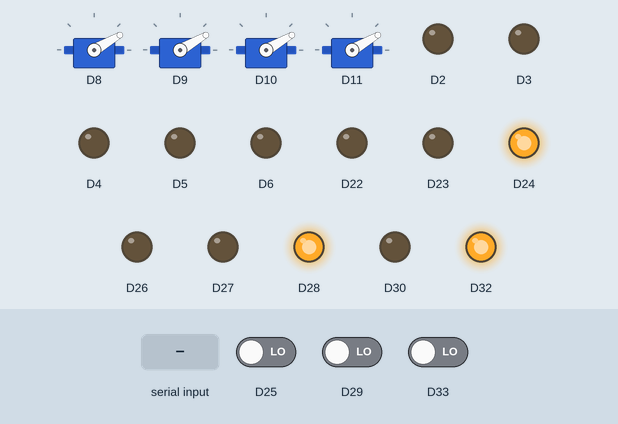
Recording of a sketch running on a simulated Arduino Zero (SAMD21). Parts: 4 × servo, output pins drawn as LEDs (lit = HIGH). The inputs (shaded band) are chosen by the test bench; at power-on: D25 LOW, D29 LOW, D33 LOW (analog values on the 0–1023 scale). What the sketch prints to the serial monitor is not drawn.

Above: at 0.8 s.
0.9 s: "1\n" received over Serial
Timing chart, 0 to 3.9 s (numbered marks = the images above; inputs shaded):
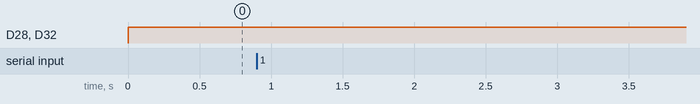

Measured:
- after the input at 0.9 s, every drawn part: stays the same

The sketch:

OrionRamieArdu_v1.ino
```cpp
#include "ArmFunctions.hpp"
//#include <Arduino.h>

OrionArm arm;
void setup()
{
  //analogReference(DEFAULT);
  analogReadResolution(12);
  arm.init();
  arm.enableArmControl();
}

void loop()
{

}
```

ArmFunctions.cpp
```cpp
#include "ArmFunctions.hpp"

//motor class

void Motor::configure(MotorNames motor_name, MotorTypes motor_type, int pwmPin, int directionPin, int feedbackPin, int nD2Pin, int nSFPin)
{
  if (motor_type == MotorTypes::SERVO) {
    servo.attach(pwmPin);
    servo.write(30);
  } else if (motor_type == MotorTypes::DC || motor_type == MotorTypes::ACTUATOR) {
    motorDriver.setPins(directionPin, pwmPin, feedbackPin, nD2Pin, nSFPin);
    motorDriver.init();
  }

  type = motor_type;
  name = motor_name;
}

int Motor::setMotor(int value)
{
  switch (type)
  {
    case MotorTypes::DC:
      if (value < -400 || value > 400) return 1; //value error
      motorDriver.setSpeed(value);
    break;
    case MotorTypes::SERVO:
      if (value < 0 || value > 180) return 1; //value error
      servo.write(value);
    break;
    case MotorTypes::ACTUATOR:
      switch (value)
      {
      case -1:
        motorDriver.setSpeed(-400);
        break;
      case 0:
        motorDriver.setSpeed(0);
        break;
      case 1:
        motorDriver.setSpeed(400);
        break;
      default:
        return 1; //value error
      }
    break;
  }
  return 0; //no error
}

int Motor::getFeedback()
{
  if (type == MotorTypes::DC || type == MotorTypes::ACTUATOR)
    if (motorDriver.getFault()) return -1; else return motorDriver.getCurrent(); //if driver error (current overflow or something), -1. Else, current.
  else
    return servo.read(); //angle
}

Motor::MotorTypes Motor::getMotorType()
{
  return type;
}

Motor::MotorNames Motor::getMotorName()
{
  return name;
}

//Arm class

void OrionArm::init()
{
  Serial.begin(115200);
  //Serial3.begin(115200);
  //armMotors[0].configure(Motor::MotorNames::ROTATION_DC, Motor::MotorTypes::DC, 2, 22, A0, 24, 25);
  //STEROWNIK #1
  armMotors[0].configure(Motor::MotorNames::BASEMID_ACT, Motor::MotorTypes::ACTUATOR, 2, 22, A0, 24, 25);
  armMotors[1].configure(Motor::MotorNames::BASEDOWN_ACT, Motor::MotorTypes::ACTUATOR, 3, 23, A1, 24, 25);
  //armMotors[2].configure(Motor::MotorNames::BASEMID_ACT, Motor::MotorTypes::ACTUATOR, 4, 26, A2, 28, 29);
  //STEROWNIK #2
  armMotors[2].configure(Motor::MotorNames::ROTATION_DC, Motor::MotorTypes::DC, 4, 26, A2, 28, 29);
  armMotors[3].configure(Motor::MotorNames::BASEUP_DC, Motor::MotorTypes::DC, 5, 27, A3, 28, 29);
  //STEROWNIK #3
  armMotors[4].configure(Motor::MotorNames::GRASPER_DC, Motor::MotorTypes::DC, 6, 30, A4, 32, 33);
  //SERWOMOTORY
  armMotors[5].configure(Motor::MotorNames::UP_SERVO, Motor::MotorTypes::SERVO, 8);
  armMotors[6].configure(Motor::MotorNames::LEFT_SERVO, Motor::MotorTypes::SERVO, 9);
  armMotors[7].configure(Motor::MotorNames::RIGHT_SERVO, Motor::MotorTypes::SERVO, 10);
  armMotors[8].configure(Motor::MotorNames::GEOMETRY_SERVO, Motor::MotorTypes::SERVO, 11);
  //Serial3.println("BOOT COMPLETE");
}


bool OrionArm::parseJSON(String json, MotorInfo info[])
{
  StaticJsonBuffer<256> jsonBuffer;
  //Serial3.print("parseJSON: ");
  //Serial3.println(json);
  JsonObject& root = jsonBuffer.parseObject(json);
  //Serial.print("Size of json: ");
  //Serial.println(root.size());
  //Serial3.print("Success? ");
  //Serial3.println(root.success());
  if (!root.success()) { return false; }
  for (int i = 0; i < NUMBER_OF_ENGINES; i++)
  {
    //Serial.print("[");
    //Serial.print(motorNamesStr[i]);
    //Serial.print("] - ");
    //Serial.println((long)root[motorNamesStr[i]]);
    info[i].motorNumber = i;
    info[i].position = root.get<int>(motorNamesStr[i]);
  }
  return true;
}

inline float OrionArm::getVoltage()
{
  float readValue = static_cast<float>(analogRead(A5));
  float vIn = readValue * (3.3/4095.0);
  return (9.47943284 * vIn) + 0.86341353;
}

void OrionArm::sendFeedback()
{
  StaticJsonBuffer<256> jsonBuffer;
  JsonObject &root = jsonBuffer.createObject();
  root["EUAF"] = armMotors[0].getFeedback();
  root["SLAF"] = armMotors[1].getFeedback();
  root["TRTF"] = armMotors[2].getFeedback();
  root["WUDF"] = armMotors[3].getFeedback();
  root["WRNF"] = armMotors[4].getFeedback();
  root["VOUT"] = getVoltage();
  root.printTo(Serial);
  Serial.print("\r\n");
}

inline String OrionArm::readJSON()
{
  //String ret;
  if (Serial.available() > 0)
  {
    //ret = Serial.readStringUntil('\n');
    //Serial3.print("readJSON: ");
    //Serial3.println(ret);
    //return ret;
    sendFeedback();
    return Serial.readStringUntil('\n');
  }
  else return "";
}

inline void OrionArm::writeJSON(String json)
{
  if (Serial) Serial.println(json);
}

void OrionArm::enableArmControl()
{
  String jsonBuf;
  MotorInfo info[9];
  while(true)
  {
    /*for (int i = 0; i < 180; i++)
      { armMotors[5].setMotor(i); delay(10); }*/
    jsonBuf = readJSON();
    if (jsonBuf == "") continue;
    if (!parseJSON(jsonBuf, info)) continue;

    for (int i = 0; i < 9; i++)
    {
      //Serial.print("Engine: ");
      //Serial.print(info[i].motorNumber);
      //Serial.print(", pos: ");
      //Serial.println(info[i].position);
      armMotors[info[i].motorNumber].setMotor(info[i].position);
    }
  }
}
```

ArmFunctions.hpp
```cpp
#ifndef __ARMFUNCTIONS_HPP__
#define __ARMFUNCTIONS_HPP__
#include <ArduinoJson.h>
#include "MotorDriver.hpp"
#include <Servo.h>
#define NUMBER_OF_ENGINES 9

class Motor {
  public:
  enum class MotorNames {
    ROTATION_DC = 0,
    BASEDOWN_ACT,
    BASEMID_ACT,
    BASEUP_DC,
    GRASPER_DC,
    UP_SERVO,
    LEFT_SERVO,
    RIGHT_SERVO,
    GEOMETRY_SERVO
  };

  enum class MotorTypes {
    DC = 0,
    SERVO,
    ACTUATOR
  };

  private:
  MotorTypes type;
  MotorNames name;
  Servo servo;
  MC33926MotorDriver motorDriver;

  public:
  //motor/driver functions
  void configure(MotorNames motor_name, MotorTypes motor_type, int pwmPin, int directionPin = -1, int feedbackPin = -1, int nD2Pin = -1, int nSFPin= -1);
  int setMotor(int value);
  int getFeedback();

  //get's
  MotorTypes getMotorType();
  MotorNames getMotorName();
};

class OrionArm {
  private:
  struct MotorInfo {
    int motorNumber;
    int position;
  };

  Motor armMotors[9];
  //const String motorNamesStr[9] = {"RotationArmMotor ZAMIENIONY", "BaseDownArmMotor", "BaseMidArmMotor ZAMIENIONY", "BaseUpArmMotor", "GrasperRotationArmMotor", "UpArmServo", "LeftArmServo", "RightArmServo", "GeometryArmServo" };
  const String motorNamesStr[9] = {"EUA", "SLA", "TRT", "WUD", "WRN", "GGGT", "GGGL", "GGGR", "GGY"};

  bool parseJSON(String json, MotorInfo info[]);
  inline String readJSON();
  inline void writeJSON(String json);
  void armEvents();
  void sendFeedback();
  inline float getVoltage();

  public:
  void init();
  void enableArmControl();
  void disableArmControl();
  void demo();
};

#endif
```

MotorDriver.cpp
```cpp
#include "MotorDriver.hpp"

MC33926MotorDriver::MC33926MotorDriver()
{
  //empty ctor
}

void MC33926MotorDriver::setPins(int _directory, int _pwm, int _feedback, int _nD2, int _nSF, bool init)
{
  directory = _directory;
  pwm = _pwm;
  feedback = _feedback;
  nD2 = _nD2;
  nSF = _nSF;
  pinsSet = true;
  if (init) this->init();
}

void MC33926MotorDriver::init()
{
  if (!pinsSet) return;
  pinMode(directory, OUTPUT);
  pinMode(pwm, OUTPUT);
  pinMode(feedback, INPUT);
  pinMode(nD2, OUTPUT);
  digitalWrite(nD2, HIGH);
  pinMode(nSF, INPUT);
}

void MC33926MotorDriver::setSpeed(int speed)
{
  if (!pinsSet) return;
  bool reverse = false;

  if (speed < 0)
  {
    speed = -speed;  // Make speed a positive quantity
    reverse = true;  // Preserve the direction
  }
  if (speed > 400)  // Max PWM dutycycle
    speed = 400;

  analogWrite(pwm, speed * 51 / 80);
  if (reverse)
    digitalWrite(directory, HIGH);
  else
    digitalWrite(directory, LOW);
}

int MC33926MotorDriver::getCurrent()
{
  if (!pinsSet) return -1;
  return analogRead(feedback) * 9;
}

bool MC33926MotorDriver::getFault()
{
  if (!pinsSet) return true;
  return !digitalRead(nSF);
}
```

MotorDriver.hpp
```cpp
#ifndef __MOTORDRIVER_HPP__
#define __MOTORDRIVER_HPP__
#include <Arduino.h>

class MC33926MotorDriver {
  private:
  bool pinsSet;
  int directory;
  int pwm;
  int feedback;
  int nD2;
  int nSF;

  public:
  MC33926MotorDriver();
  void setPins(int _directory, int _pwm, int _feedback, int _nD2, int _nSF, bool init = true);
  void init();
  void setSpeed(int speed);
  int getCurrent();
  bool getFault();
};
#endif
```
